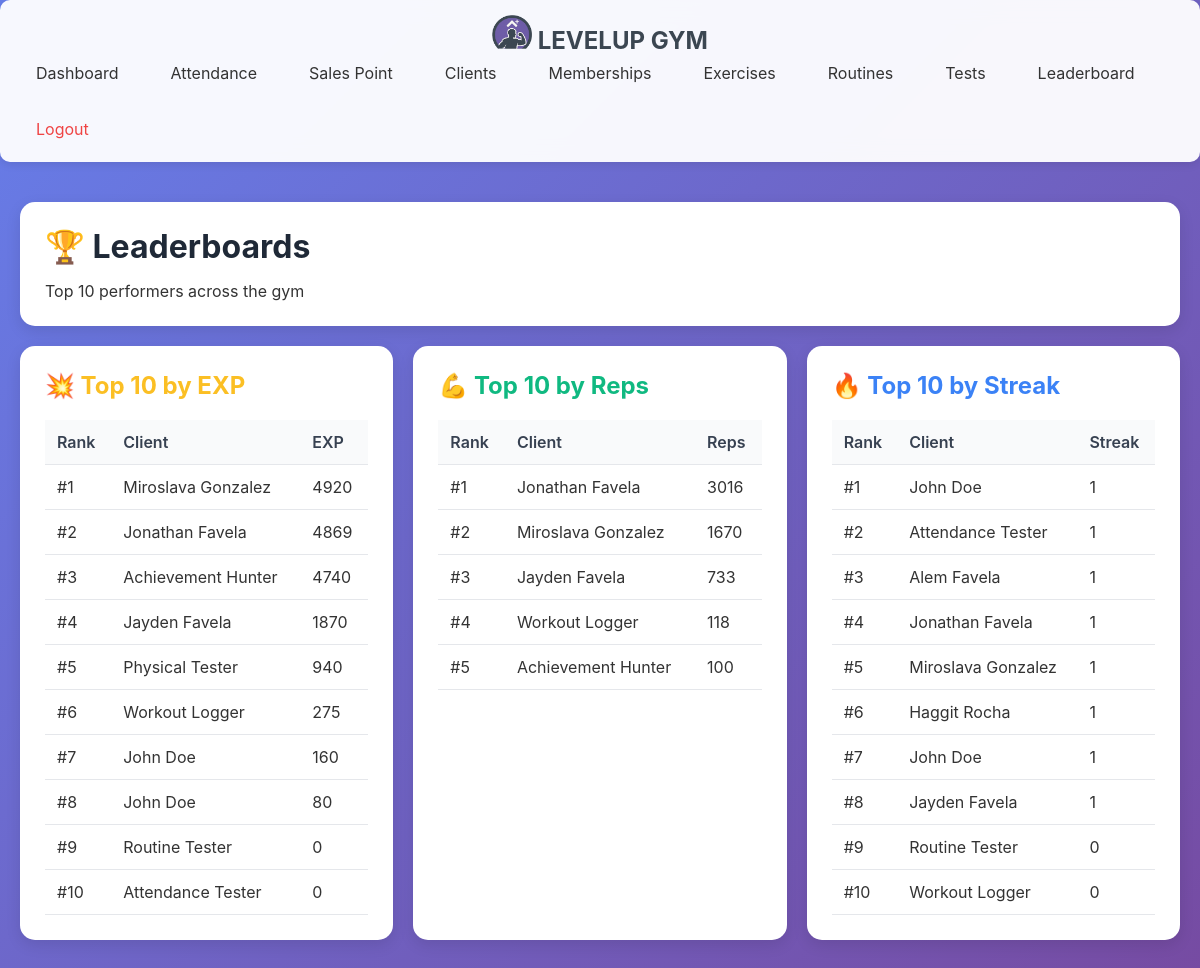
The app's page /admin/leaderboard, older data.
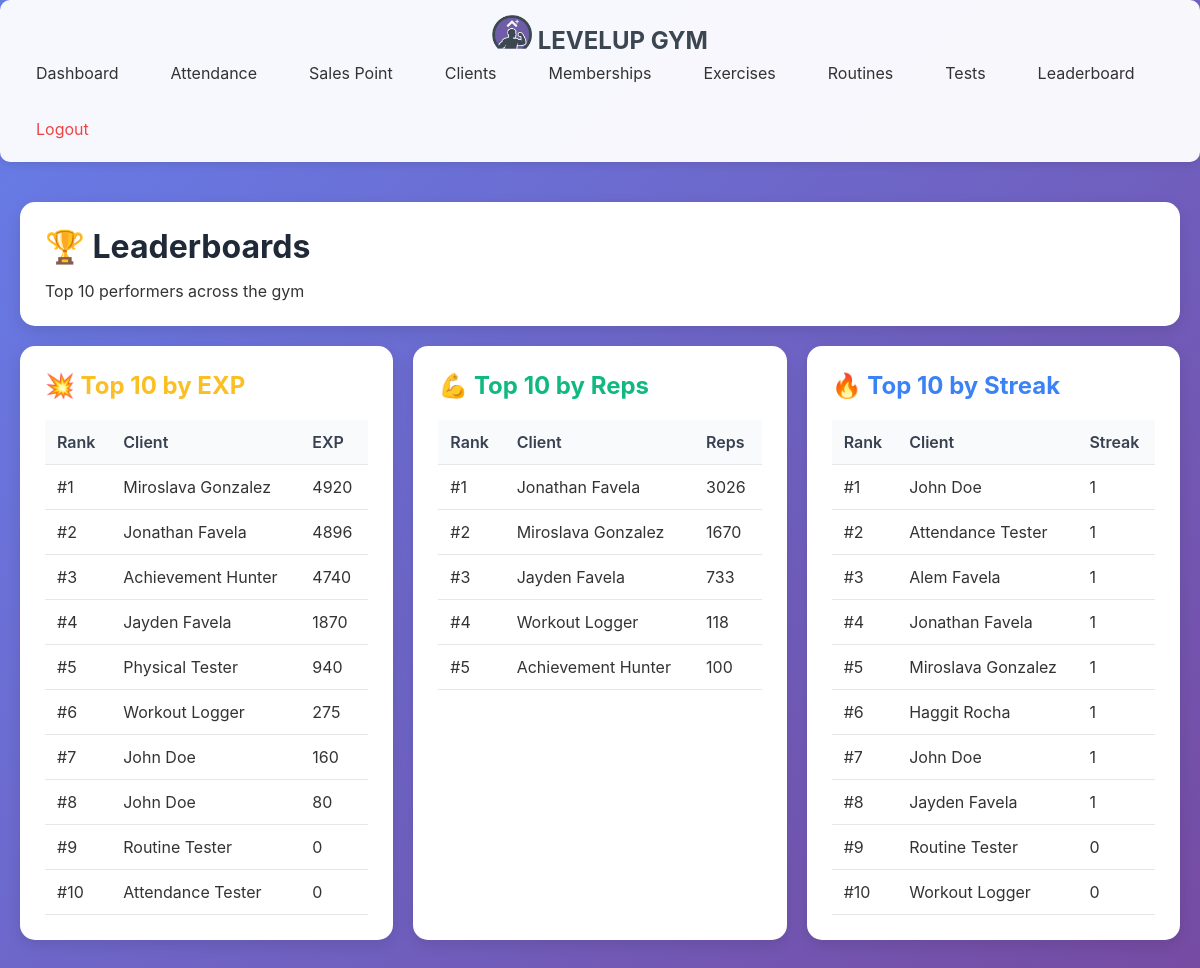
The same page, newer data.
### tables this page shows
CREATE TABLE client_gamification (
                gamification_id INTEGER PRIMARY KEY AUTOINCREMENT,
                client_id INTEGER UNIQUE NOT NULL,
                current_level INTEGER DEFAULT 1,
                current_exp INTEGER DEFAULT 0,
                total_exp INTEGER DEFAULT 0,
                rank TEXT DEFAULT 'E',
                client_class TEXT,
                class_unlocked_at_level INTEGER, current_streak INTEGER DEFAULT 0, longest_streak INTEGER DEFAULT 0, total_reps INTEGER DEFAULT 0, workouts_completed INTEGER DEFAULT 0,
                FOREIGN KEY (client_id) REFERENCES clients(client_id) ON DELETE CASCADE
            );

CREATE TABLE clients (
                client_id INTEGER PRIMARY KEY AUTOINCREMENT,
                phone_number TEXT UNIQUE NOT NULL,
                pin_hash TEXT NOT NULL,
                first_name TEXT NOT NULL,
                last_name TEXT NOT NULL,
                email TEXT,
                date_of_birth DATE,
                gender TEXT,
                registration_date DATETIME DEFAULT CURRENT_TIMESTAMP,
                status TEXT DEFAULT 'active',
                profile_photo_path TEXT
            );

### main.py (the view)
@app.route('/admin/leaderboard')
def admin_leaderboard():
    from controllers.leaderboard_controller import LeaderboardController
    leaderboard = LeaderboardController()
    top_exp = leaderboard.get_top_exp()
    top_reps = leaderboard.get_top_reps()
    top_streaks = leaderboard.get_top_streaks()
    print("Top EXP",top_exp)
    print("Top Streaks",top_streaks)
    return render_template(
        'admin/leaderboard.html',
        top_exp=top_exp,
        top_reps=top_reps,
        top_streaks=top_streaks
    )

### controllers/leaderboard_controller.py (called while the page is built)
    def get_top_exp(self, limit=10):
        query = """
            SELECT c.client_id, c.first_name || ' ' || c.last_name AS full_name,
                g.total_exp
            FROM clients c
            JOIN client_gamification g ON c.client_id = g.client_id
            ORDER BY g.total_exp DESC
            LIMIT ?
        """
        return self.db.execute_query(query, (limit,))

    def get_top_reps(self, limit=10):
        query = """
            SELECT c.client_id, c.first_name || ' ' || c.last_name AS full_name,
                   SUM(w.reps_completed) AS total_reps
            FROM clients c
            JOIN workout_logs w ON c.client_id = w.client_id
            GROUP BY c.client_id
            ORDER BY total_reps DESC
            LIMIT ?
        """
        return self.db.execute_query(query, (limit,))

### database/db_manager.py (called while the page is built)
    def connect(self):
        self.conn = sqlite3.connect(self.db_name)
        self.conn.row_factory = sqlite3.Row  # Access columns by name
        self.cursor = self.conn.cursor()

    def disconnect(self):
        if self.conn:
            self.conn.close()

### templates/admin/leaderboard.html (shortened to what this page needs)
{% extends "admin/base.html" %}
{% block content %}
<div class="card">
  <h1>🏆 Leaderboards</h1>
  <p>Top 10 performers across the gym</p>
</div>
<div class="grid grid-3">
  <div class="card">
    <h2 style="color:#fbbf24;">💥 Top 10 by EXP</h2>
    <table class="table">
      <thead><tr><th>Rank</th><th>Client</th><th>EXP</th></tr></thead>
      <tbody>
      {% for row in top_exp %}
        <tr>
          <td>#{{ loop.index }}</td>
          <td>{{ row.full_name }}</td>
          <td>{{ row.total_exp }}</td>
        </tr>
      {% endfor %}
      </tbody>
    </table>
  </div>
  <div class="card">
    <h2 style="color:#10b981;">💪 Top 10 by Reps</h2>
    <table class="table">
      <thead><tr><th>Rank</th><th>Client</th><th>Reps</th></tr></thead>
      <tbody>
      {% for row in top_reps %}
        <tr>
          <td>#{{ loop.index }}</td>
          <td>{{ row.full_name }}</td>
          <td>{{ row.total_reps }}</td>
        </tr>
      {% endfor %}
      </tbody>
    </table>
  </div>
  <div class="card">
    <h2 style="color:#3b82f6;">🔥 Top 10 by Streak</h2>
    <table class="table">
      <thead><tr><th>Rank</th><th>Client</th><th>Streak</th></tr></thead>
      <tbody>
      {% for row in top_streaks %}
        <tr>
          <td>#{{ loop.index }}</td>
          <td>{{ row.full_name }}</td>
          <td>{{ row.current_streak }}</td>
        </tr>
      {% endfor %}
      </tbody>
    </table>
  </div>
</div>
{% endblock %}

Row changes from the older to the newer data that the page shows:
changed client_gamification (number 2 of 12 on the later page): total_exp "4869" → "4896"
computed for clients (number 1 of 5 on the later page): total_reps "3016" → "3026"
